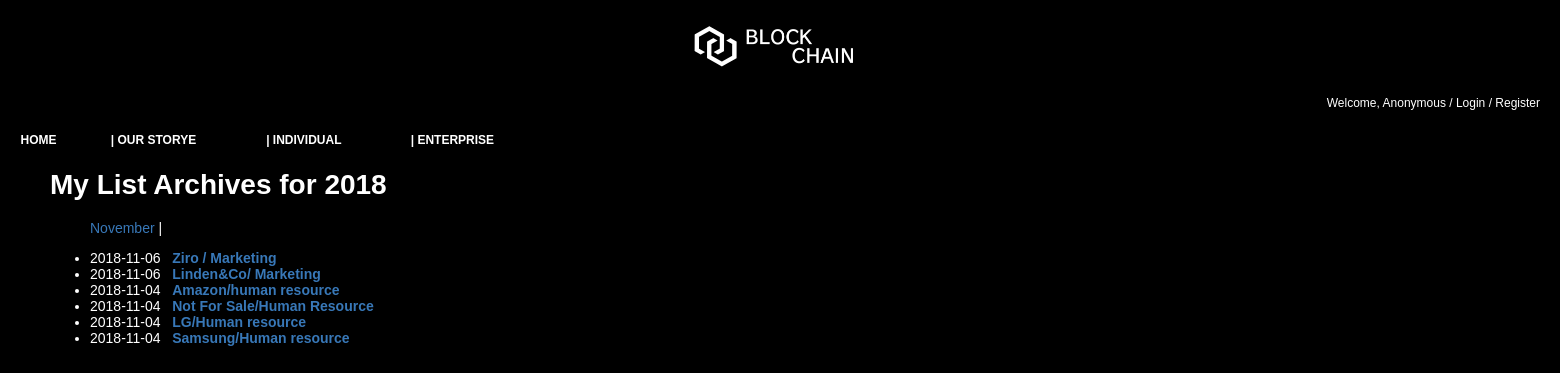
The page /individual/post/2018/ on the database its author committed.
### individual/models.py (models this page shows, shortened)
class Post(models.Model):
    title       = models.CharField('TITLE', max_length=50)
    slug        = models.SlugField('SLUG', unique=True, allow_unicode=True, help_text='one word for title alias.')
    description = models.CharField('DESCRIPTION', max_length=100, blank=True, null=True, help_text='Request detail.')
    create_date = models.DateTimeField('Create Date', auto_now_add=True)
    modify_date = models.DateTimeField('Modify Date', auto_now=True)
    content = models.TextField('CONTENT')
    class Meta:
        verbose_name = 'post'
        verbose_name_plural = 'posts'
        db_table = 'my_posts'
        ordering = ('-modify_date',)
    def get_absolute_url(self):
        return reverse('individual:post_detail', args=(self.slug,))

### individual/views.py (the view)
# urls.py: path('post/<int:year>/', PostYAV.as_view(), name='post_year_archive'),
class PostYAV(YearArchiveView):
    model = Post
    date_field = 'modify_date'
    make_object_list = True

### individual/templates/individual/post_archive_year.html (shortened to what this page needs)
{% extends "base.html" %}
{% block content %}
<div id="content">
<h1>My List Archives for {{ year|date:"Y"}}</h1>
<ul>
    {% for date in date_list %}
        <li style="display: inline;">
            <a href="{% url 'individual:post_month_archive' year|date:'Y' date|date:'b' %}">
                {{date|date:"F"}}</a> |
        </li>
    {% endfor %}
</ul>
<div>
    <ul>
        {% for post in object_list %}
            <li>{{ post.modify_date|date:"Y-m-d" }}&nbsp;&nbsp;
                <a href="{{ post.get_absolute_url }}"><strong>{{ post.title }}</strong></a>
            </li>
        {% endfor %}
    </ul>
</div>
</div>
{% endblock %}

### static/css/base.css (style rules this page uses)
body { font-family: "Lucida Grande", Verdana, Arial, sans-serif; font-size: 14px; background-color: black; color: white; margin:0 auto; }
div#content { position: absolute; top: 150px; left: 50px; color: white!important; right: 50px; }
a:link, a:visited { color: rgb(56, 120, 184); text-decoration: none; }

### rows shown on the page
Post: modify_date "2018-11-06", title "Ziro / Marketing"
Post: modify_date "2018-11-06", title "Linden&Co/ Marketing"
Post: modify_date "2018-11-04", title "Amazon/human resource"
Post: modify_date "2018-11-04", title "Not For Sale/Human Resource"
Post: modify_date "2018-11-04", title "LG/Human resource"
Post: modify_date "2018-11-04", title "Samsung/Human resource"

### other values the page prints
{{ year|date:"Y" }} "2018"
{{ date|date:"F" }} "November"
